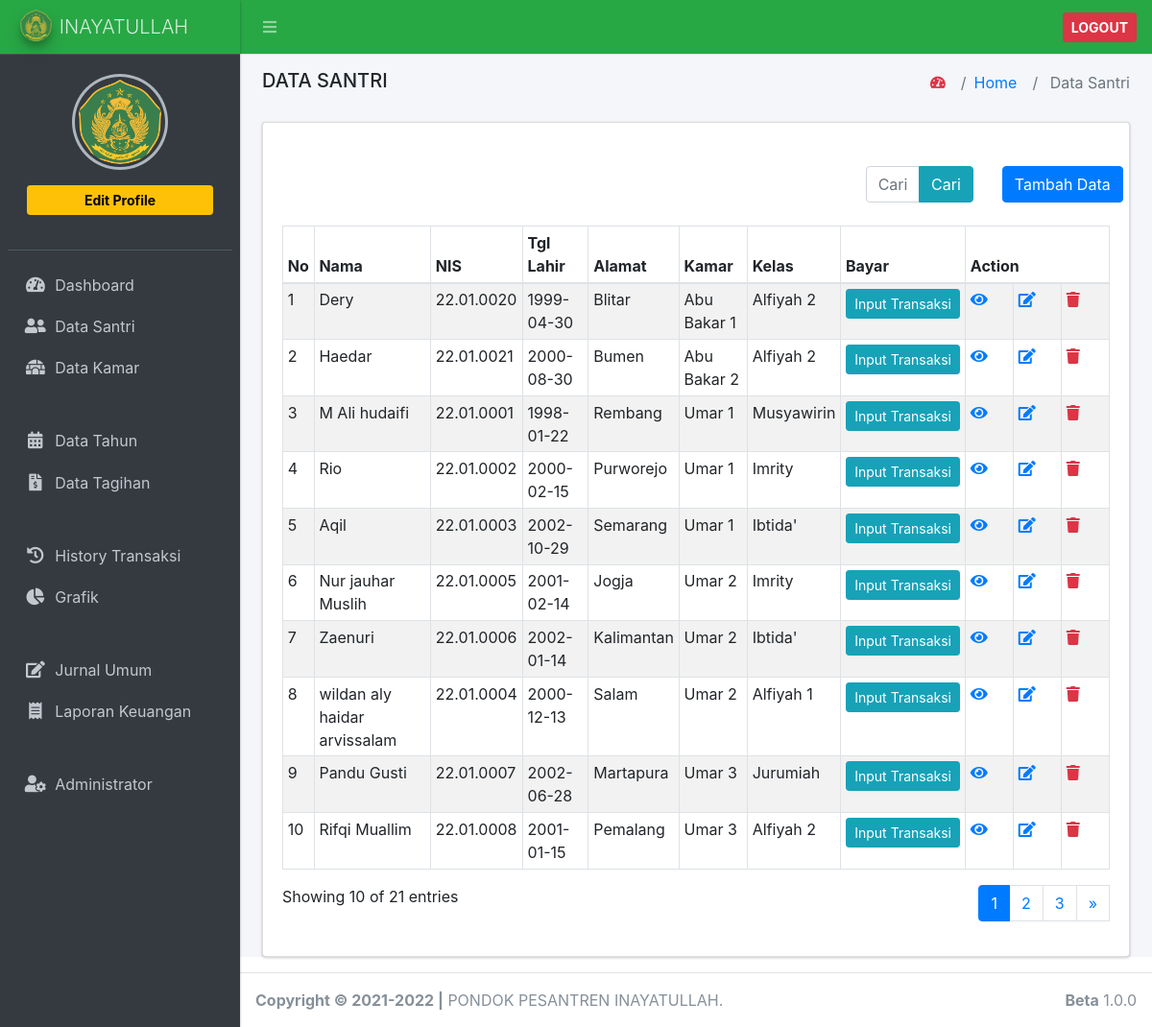
Screenshot of /index.php/data_santri with the database file from the repository.
### tables this page shows
CREATE TABLE `tb_data_santri` (
  `id` int(11) NOT NULL,
  `nama` varchar(200) NOT NULL,
  `nis` varchar(20) NOT NULL,
  `tgl_lahir` date DEFAULT NULL,
  `alamat` varchar(200) NOT NULL,
  `jenis_kelamin` enum('L','P') NOT NULL,
  `id_kamar` int(11) NOT NULL,
  `id_kelas` int(11) NOT NULL,
  `no_hp` varchar(20) NOT NULL,
  `password` varchar(20) NOT NULL,
  `tgl_masuk` date DEFAULT NULL,
  `status` enum('1','2','3','4') NOT NULL DEFAULT '1',
  `foto` varchar(200) NOT NULL
);

CREATE TABLE `tb_kamar` (
  `id_kamar` int(11) NOT NULL,
  `nama_kamar` varchar(200) NOT NULL
);

CREATE TABLE `tb_kelas` (
  `id_kelas` int(11) NOT NULL,
  `nama_kelas` varchar(100) NOT NULL
);

### index.php (called while the page is built, shortened)
<?php
require_once BASEPATH.'core/CodeIgniter.php';

### application/config/config.php (called while the page is built, shortened)
<?php
$config['base_url'] = 'http://localhost/spp_inay/';
$config['index_page'] = '';
$config['uri_protocol']    = 'REQUEST_URI';
$config['url_suffix'] = '';
$config['language']    = 'english';
$config['charset'] = 'UTF-8';
$config['enable_hooks'] = FALSE;
$config['subclass_prefix'] = 'MY_';
$config['composer_autoload'] = FALSE;
$config['permitted_uri_chars'] = 'a-z 0-9~%.:_\-';
$config['enable_query_strings'] = FALSE;
$config['controller_trigger'] = 'c';
$config['function_trigger'] = 'm';
$config['directory_trigger'] = 'd';
$config['allow_get_array'] = TRUE;
$config['log_threshold'] = 0;
$config['log_path'] = '';
$config['log_file_extension'] = '';
$config['log_file_permissions'] = 0644;
$config['log_date_format'] = 'Y-m-d H:i:s';
$config['error_views_path'] = '';
$config['cache_path'] = '';
$config['cache_query_string'] = FALSE;
$config['encryption_key'] = '';
$config['sess_driver'] = 'files';
$config['sess_cookie_name'] = 'ci_session';
$config['sess_expiration'] = 7200;
$config['sess_save_path'] = NULL;
$config['sess_match_ip'] = FALSE;
$config['sess_time_to_update'] = 300;
$config['sess_regenerate_destroy'] = FALSE;
$config['cookie_prefix']    = '';
$config['cookie_domain']    = '';
$config['cookie_path']        = '/';
$config['cookie_secure']    = FALSE;
$config['cookie_httponly']     = FALSE;
$config['standardize_newlines'] = FALSE;
$config['global_xss_filtering'] = FALSE;
$config['csrf_protection'] = FALSE;
$config['csrf_token_name'] = 'csrf_test_name';
$config['csrf_cookie_name'] = 'csrf_cookie_name';
$config['csrf_expire'] = 7200;
$config['csrf_regenerate'] = TRUE;
$config['csrf_exclude_uris'] = array();
$config['compress_output'] = FALSE;
$config['time_reference'] = 'local';
$config['rewrite_short_tags'] = FALSE;
$config['proxy_ips'] = '';

### application/models/m_data_santri.php (called while the page is built, shortened)
<?php
class m_data_santri extends CI_Model
{
	public function get_all_data($limit, $start)
	{
		$this->db->join('tb_kamar', 'tb_kamar.id_kamar = tb_data_santri.id_kamar');
		$this->db->join('tb_kelas', 'tb_kelas.id_kelas = tb_data_santri.id_kelas');
		$this->db->order_by('nama_kamar', 'ASC');
		return $this->db->get('tb_data_santri', $limit, $start)->result();
	}
	public function count_search_data()
	{
		$keyword = $this->input->post('keyword');
		$this->db->join('tb_kamar', 'tb_kamar.id_kamar = tb_data_santri.id_kamar');
		$this->db->join('tb_kelas', 'tb_kelas.id_kelas = tb_data_santri.id_kelas');
		$this->db->like('nama', $keyword);
		$this->db->or_like('alamat', $keyword);
		$this->db->or_like('nama_kamar', $keyword);
		$this->db->or_like('nama_kelas', $keyword);
		return $this->db->get('tb_data_santri')->num_rows();
	}
}

### application/views/data_santri/index.php (the view, shortened to what this page needs)
<div class="card">
    <div class="card-body">
        <div id="example1_wrapper" class="dataTables_wrapper dt-bootstrap4">
            <div class="row d-flex">
                <div class="col-6">
                </div>
                <div class="col-6">
                </div>
            </div>
            <br>
            <div class="row d-flex ml-4">
                <div class="col-8">
                </div>
                <div class="col-2">
                    <form action="" method="post">
                        <div class="input-group input-group-md">
                            <input type="text" class="form-control" placeholder="Cari data santri.." name="keyword">
                            <span class="input-group-append">
                                <button type="submit" class="btn btn-info" data-toggle="tooltip" data-placement="top" title="Cari">Cari</button>
                            </span>
                        </div>
                    </form>
                </div>
                <div class="col-2">
                    <a href="<?= base_url('data_santri/add') ?>" type="button" class="btn btn-primary" data-toggle="tooltip" data-placement="top" title="Tambah Data">Tambah Data</a>
                </div>
            </div>
            <br>
            <div class="row">
                <div class="col-sm-12">
                    <table id="example1" class="table table-bordered table-striped table-sm dataTable" role="grid" aria-describedby="example1_info">
                        <thead>
                            <tr role="row">
                                <th class="sorting_asc" tabindex="0" aria-controls="example1" rowspan="1" colspan="1" aria-sort="ascending" aria-label="No: activate to sort column descending">No</th>
                                <th class="sorting" tabindex="0" aria-controls="example1" rowspan="1" colspan="1" aria-label="Nama: activate to sort column ascending">Nama</th>
                                <th class="sorting" tabindex="0" aria-controls="example1" rowspan="1" colspan="1" aria-label="Nama: activate to sort column ascending">NIS</th>
                                <th class="sorting" tabindex="0" aria-controls="example1" rowspan="1" colspan="1" aria-label="Nama: activate to sort column ascending">Tgl Lahir</th>
                                <th class="sorting" tabindex="0" aria-controls="example1" rowspan="1" colspan="1" aria-label="Alamat: activate to sort column ascending">Alamat</th>
                                <th class="sorting" tabindex="0" aria-controls="example1" rowspan="1" colspan="1" aria-label="Kamar: activate to sort column ascending">Kamar</th>
                                <th class="sorting" tabindex="0" aria-controls="example1" rowspan="1" colspan="1" aria-label="Kelas: activate to sort column ascending">Kelas</th>
                                <th class="sorting" tabindex="0" aria-controls="example1" rowspan="1" colspan="1" aria-label="Kelas: activate to sort column ascending">Bayar</th>
                                <th class="sorting" tabindex="0" aria-controls="example1" rowspan="1" colspan="3" aria-label="Kelas: activate to sort column ascending">Action</th>
                            </tr>
                        </thead>
                        <tbody>
                            <?php
                            $no = 0;
                            foreach ($data_santri as $ds) {
                                $no++ ?>
                                <tr role="row" class="odd">
                                    <td><?= ++$start ?></td>
                                    <td><?= $ds->nama; ?></td>
                                    <td><?= $ds->nis; ?></td>
                                    <td><?= $ds->tgl_lahir; ?></td>
                                    <td><?= $ds->alamat; ?></td>
                                    <td><?= $ds->nama_kamar; ?></td>
                                    <td><?= $ds->nama_kelas; ?></td>
                                    <td style="padding: 5px;" width="70">
                                        <a type="button" class="btn btn-sm btn-info" data-toggle="tooltip" data-placement="top" title="Input Transaksi" href="<?= base_url('input_transaksi/view/') ?><?= $ds->id ?>">Input Transaksi</a>
                                    </td>
                                    <td width="50">
                                        <a class="text-primary" data-toggle="tooltip" data-placement="top" title="Detail" href="<?= base_url('data_santri/detail/') ?><?= $ds->id ?>"><i class="fa fa-eye"></i></a>
                                    </td>
                                    <td width="50">
                                        <a class="text-primary" data-toggle="tooltip" data-placement="top" title="Edit" href="<?= base_url('data_santri/edit/') ?><?= $ds->id ?>"><i class="fa fa-edit"></i></a>
                                    </td>
                                    <td width="50">
                                        <a href="<?= base_url('data_santri/hapus/') ?><?= $ds->id ?>" class="text-danger" onclick="return confirm('Yakin Hapus?')"><i class="fa fa-trash"></i></a>
                                    </td>
                                </tr>
                            <?php } ?>
                        </tbody>
                    </table>
                </div>
            </div>
            <div class="row">
                <div class="col-sm-12 col-md-5">
                    <div class="dataTables_info" id="example1_info" role="status" aria-live="polite">Showing <?= $no; ?> of <?= $jumlah_data; ?> entries</div>
                </div>
                <div class="col-sm-12 col-md-7 float-right">
                    <div class="dataTables_paginate paging_simple_numbers float-right" id="example1_paginate">
                        <?= $pagination; ?>
                    </div>
                </div>
            </div>
        </div>
    </div>
</div>

### rows the page displays
tb_data_santri: nama "Dery", nis "22.01.0020", tgl_lahir "1999-04-30", alamat "Blitar", id_kamar.nama_kamar "Abu Bakar 1", id_kelas.nama_kelas "Alfiyah 2"
tb_data_santri: nama "Haedar", nis "22.01.0021", tgl_lahir "2000-08-30", alamat "Bumen", id_kamar.nama_kamar "Abu Bakar 2", id_kelas.nama_kelas "Alfiyah 2"
tb_data_santri: nama "M Ali hudaifi", nis "22.01.0001", tgl_lahir "1998-01-22", alamat "Rembang", id_kamar.nama_kamar "Umar 1", id_kelas.nama_kelas "Musyawirin"
tb_data_santri: nama "Rio", nis "22.01.0002", tgl_lahir "2000-02-15", alamat "Purworejo", id_kamar.nama_kamar "Umar 1", id_kelas.nama_kelas "Imrity"
tb_data_santri: nama "Aqil", nis "22.01.0003", tgl_lahir "2002-10-29", alamat "Semarang", id_kamar.nama_kamar "Umar 1", id_kelas.nama_kelas "Ibtida'"
tb_data_santri: nama "Nur jauhar Muslih", nis "22.01.0005", tgl_lahir "2001-02-14", alamat "Jogja", id_kamar.nama_kamar "Umar 2", id_kelas.nama_kelas "Imrity"
tb_data_santri: nama "Zaenuri", nis "22.01.0006", tgl_lahir "2002-01-14", alamat "Kalimantan", id_kamar.nama_kamar "Umar 2", id_kelas.nama_kelas "Ibtida'"
tb_data_santri: nama "wildan aly haidar arvissalam", nis "22.01.0004", tgl_lahir "2000-12-13", alamat "Salam", id_kamar.nama_kamar "Umar 2", id_kelas.nama_kelas "Alfiyah 1"
tb_data_santri: nama "Pandu Gusti", nis "22.01.0007", tgl_lahir "2002-06-28", alamat "Martapura", id_kamar.nama_kamar "Umar 3", id_kelas.nama_kelas "Jurumiah"
tb_data_santri: nama "Rifqi Muallim", nis "22.01.0008", tgl_lahir "2001-01-15", alamat "Pemalang", id_kamar.nama_kamar "Umar 3", id_kelas.nama_kelas "Alfiyah 2"

### other values shown
$title "DATA SANTRI"
$title "Data Santri"
$no "10"
$jumlah_data "21"
$pagination "1 2 3 »"
